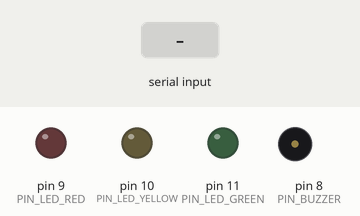
A sketch run on a simulated Arduino Uno, built with avr-gcc and run on an emulated ATmega328P. On the bench: output pins drawn as LEDs (lit = HIGH), buzzer (waves = sounding, pin HIGH). The inputs (shaded band) are chosen by the test bench. What the sketch prints to the serial monitor is not drawn.

Above: at 2.2 s.
2.3 s: "low,0.12,0.05\n" received over Serial
At 3.2 s:
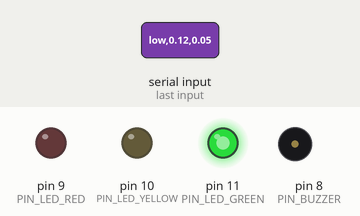
3.8 s: "medium,0.48,0.10\n" received over Serial
At 4.6 s:
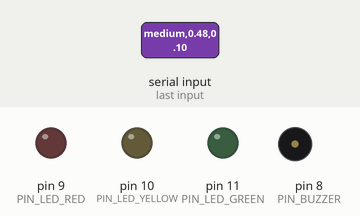
6.8 s: "high,0.82,0.90\n" received over Serial
At 6.89 s:
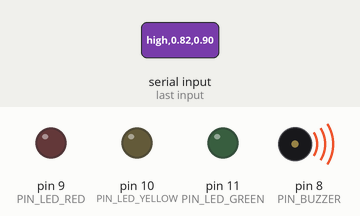
9.8 s: "medium,1\n" received over Serial
12.8 s: "medium,150\n" received over Serial
Timing chart, 0 to 15.8 s (numbered marks = the images above; inputs shaded):
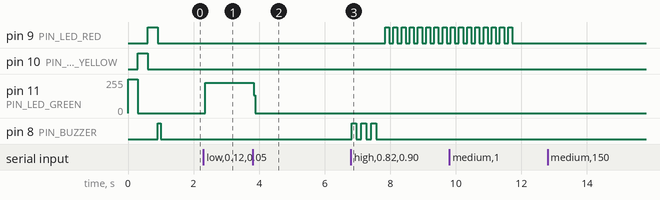

Measured:
- after the input at 2.3 s, pin 11 (PIN_LED_GREEN): 0/255 → 226/255 after 0.06 s
- after the input at 3.8 s, pin 11 (PIN_LED_GREEN): 226/255 → 0/255 at once
- after the input at 6.8 s, pin 9 (PIN_LED_RED): alternates HIGH for 0.12 s and LOW for 0.12 s, starting after 1.0 s; pin 8 (PIN_BUZZER): alternates HIGH for 0.15 s and LOW for 0.15 s, 6 changes in all, then stays LOW, starting at once

The sketch:

wellsense_led_traffic_light.ino
```cpp
/*
 * ============================================================
 *  WellSense AIoT — LED Traffic Light System
 *  Board   : Arduino UNO Q (หรือ Uno R4 WiFi/Minima)
 *  Purpose : รับ risk_level จาก Host PC ผ่าน Serial
 *            แล้วแสดงสัญญาณไฟจราจร 3 สี
 *
 *  WIRING (ต่อสายดังนี้):
 *    Pin 9  → Resistor 220Ω → LED แดง   → GND
 *    Pin 10 → Resistor 220Ω → LED เหลือง → GND
 *    Pin 11 → Resistor 220Ω → LED เขียว  → GND
 *    Pin 8  → Buzzer (+)                  → GND  [optional]
 *
 *  SERIAL PROTOCOL (Host PC → UNO Q):
 *    FORMAT: <risk_level>,<risk_score>,<impact_event>\n
 *    ตัวอย่าง:
 *      "low,0.12,0.05\n"     → ไฟเขียว
 *      "medium,0.48,0.10\n"  → ไฟเหลืองกะพริบช้า
 *      "high,0.82,0.50\n"    → ไฟแดงกะพริบเร็ว
 *      "high,0.91,0.98\n"    → ไฟแดง + Buzzer (impact event)
 *
 *  RISK LEVEL ที่ Host PC ต้องส่งมา:
 *    "low"    → risk_score < 0.35
 *    "medium" → 0.35 ≤ risk_score < 0.65
 *    "high"   → risk_score ≥ 0.65
 * ============================================================
 */

// ─── Pin Definitions ───────────────────────────────────────
#define PIN_LED_RED     9
#define PIN_LED_YELLOW  10
#define PIN_LED_GREEN   11
#define PIN_BUZZER      8   // ถ้าไม่มี Buzzer ให้ comment บรรทัดที่ใช้ BUZZER ออก

// ─── Timing Constants ─────────────────────────────────────
#define BLINK_SLOW_MS     500   // เหลือง: กะพริบทุก 500ms (1 Hz)
#define BLINK_FAST_MS     125   // แดง   : กะพริบทุก 125ms (4 Hz)
#define IMPACT_DURATION_MS 5000 // ไฟแดงบังคับ 5 วินาทีเมื่อ impact สูง
#define BUZZER_BEEP_MS    150   // ความยาว beep ของ buzzer
#define SERIAL_TIMEOUT_MS 3000  // ถ้าไม่ได้รับข้อมูลนาน 3 วิ → ไฟเหลือง warning

// ─── Risk Level Enum ──────────────────────────────────────
enum RiskLevel {
  RISK_UNKNOWN = -1,
  RISK_LOW     = 0,   // 🟢 เขียว
  RISK_MEDIUM  = 1,   // 🟡 เหลือง
  RISK_HIGH    = 2    // 🔴 แดง
};

// ─── Global State ─────────────────────────────────────────
RiskLevel currentRisk     = RISK_UNKNOWN;
float     currentScore    = 0.0;
float     impactEvent     = 0.0;
bool      impactOverride  = false;       // บังคับไฟแดงชั่วคราว
unsigned long impactStartMs = 0;
unsigned long lastSerialMs  = 0;
unsigned long lastBlinkMs   = 0;
bool          ledState       = false;    // สถานะ LED ปัจจุบัน (สำหรับ blink)
String        serialBuffer   = "";

// ─── Setup ────────────────────────────────────────────────
void setup() {
  Serial.begin(9600);

  pinMode(PIN_LED_RED,    OUTPUT);
  pinMode(PIN_LED_YELLOW, OUTPUT);
  pinMode(PIN_LED_GREEN,  OUTPUT);
  pinMode(PIN_BUZZER,     OUTPUT);

  // ทดสอบไฟตอนเริ่ม (startup sequence)
  startupSequence();

  lastSerialMs = millis();
  Serial.println("[WellSense] LED Traffic Light ready. Waiting for data...");
}

// ─── Main Loop ────────────────────────────────────────────
void loop() {
  // 1. อ่านข้อมูลจาก Serial (non-blocking)
  readSerialData();

  // 2. เช็ค impact override หมดเวลาหรือยัง
  if (impactOverride && (millis() - impactStartMs >= IMPACT_DURATION_MS)) {
    impactOverride = false;
    Serial.println("[WellSense] Impact override ended.");
  }

  // 3. เช็ค timeout (ถ้าไม่มีข้อมูลนาน → warning)
  if (millis() - lastSerialMs >= SERIAL_TIMEOUT_MS) {
    // ไม่มีข้อมูลนานเกินไป → แสดงไฟเหลืองเตือน
    blinkLED(PIN_LED_YELLOW, BLINK_SLOW_MS);
    allLedsOff();
    return;
  }

  // 4. แสดงไฟตาม risk level ปัจจุบัน
  updateLedDisplay();
}

// ─── Read Serial (Non-blocking) ───────────────────────────
void readSerialData() {
  while (Serial.available() > 0) {
    char c = (char)Serial.read();
    if (c == '\n') {
      // ได้รับ 1 บรรทัดครบแล้ว → parse
      serialBuffer.trim();
      if (serialBuffer.length() > 0) {
        parseMessage(serialBuffer);
        lastSerialMs = millis();
      }
      serialBuffer = "";
    } else {
      serialBuffer += c;
    }
  }
}

// ─── Parse Message ─────────────────────────────────────────
// FORMAT: "low,0.12,0.05"  หรือ  "medium,0.48,0.10"  หรือ  "high,0.82,0.90"
void parseMessage(String msg) {
  // แยก field ด้วย comma
  int firstComma  = msg.indexOf(',');
  int secondComma = msg.indexOf(',', firstComma + 1);

  if (firstComma < 0) {
    Serial.println("[WellSense] ERROR: Invalid format. Expected: risk_level,score,impact");
    return;
  }

  String levelStr = msg.substring(0, firstComma);
  levelStr.trim();
  levelStr.toLowerCase();

  // Parse risk level
  if (levelStr == "low") {
    currentRisk = RISK_LOW;
  } else if (levelStr == "medium") {
    currentRisk = RISK_MEDIUM;
  } else if (levelStr == "high") {
    currentRisk = RISK_HIGH;
  } else {
    Serial.print("[WellSense] ERROR: Unknown risk level: ");
    Serial.println(levelStr);
    return;
  }

  // Parse risk score (optional)
  if (secondComma > firstComma) {
    String scoreStr  = msg.substring(firstComma + 1, secondComma);
    String impactStr = msg.substring(secondComma + 1);
    currentScore = scoreStr.toFloat();
    impactEvent  = impactStr.toFloat();

    // ตรวจ impact override
    if (impactEvent >= 0.8 || currentScore >= 0.90) {
      triggerImpactAlert();
    }
  }

  // Debug log
  Serial.print("[WellSense] RISK=");
  Serial.print(levelStr);
  Serial.print(" | SCORE=");
  Serial.print(currentScore, 3);
  Serial.print(" | IMPACT=");
  Serial.println(impactEvent, 3);
}

// ─── Update LED Display ───────────────────────────────────
void updateLedDisplay() {
  // Impact override บังคับไฟแดงกะพริบเร็ว
  if (impactOverride) {
    blinkLED(PIN_LED_RED, BLINK_FAST_MS);
    return;
  }

  switch (currentRisk) {
    case RISK_LOW:
      // 🟢 เขียว: ติดค้าง ปลอดภัย
      allLedsOff();
      digitalWrite(PIN_LED_GREEN, HIGH);
      break;

    case RISK_MEDIUM:
      // 🟡 เหลือง: กะพริบช้า — เฝ้าระวัง
      allLedsOff();
      blinkLED(PIN_LED_YELLOW, BLINK_SLOW_MS);
      break;

    case RISK_HIGH:
      // 🔴 แดง: กะพริบเร็ว — อันตราย
      allLedsOff();
      blinkLED(PIN_LED_RED, BLINK_FAST_MS);
      break;

    case RISK_UNKNOWN:
    default:
      // ยังไม่รู้ risk → เหลืองกะพริบช้า (standby warning)
      allLedsOff();
      blinkLED(PIN_LED_YELLOW, BLINK_SLOW_MS);
      break;
  }
}

// ─── Blink Helper (Non-blocking) ─────────────────────────
// เรียกซ้ำใน loop() — ไม่ใช้ delay()
void blinkLED(int pin, unsigned long intervalMs) {
  unsigned long now = millis();
  if (now - lastBlinkMs >= intervalMs) {
    lastBlinkMs = now;
    ledState = !ledState;
    digitalWrite(pin, ledState ? HIGH : LOW);
  }
}

// ─── All LEDs Off ─────────────────────────────────────────
void allLedsOff() {
  digitalWrite(PIN_LED_RED,    LOW);
  digitalWrite(PIN_LED_YELLOW, LOW);
  digitalWrite(PIN_LED_GREEN,  LOW);
  // หมายเหตุ: อย่า digitalWrite BUZZER ที่นี่ — จัดการแยกต่างหาก
}

// ─── Impact Alert ─────────────────────────────────────────
// เรียกเมื่อตรวจพบ impact สูง (ล้มฉับพลัน)
void triggerImpactAlert() {
  if (!impactOverride) {
    impactOverride = true;
    impactStartMs  = millis();
    Serial.println("[WellSense] ⚠️ IMPACT DETECTED — Override RED for 5 seconds!");

    // Buzzer alert: 3 beep สั้น
    for (int i = 0; i < 3; i++) {
      digitalWrite(PIN_BUZZER, HIGH);
      delay(BUZZER_BEEP_MS);
      digitalWrite(PIN_BUZZER, LOW);
      delay(BUZZER_BEEP_MS);
    }

    // บังคับไฟแดงทันที
    allLedsOff();
    digitalWrite(PIN_LED_RED, HIGH);
  }
}

// ─── Startup Sequence (ทดสอบไฟทุกดวง) ──────────────────
void startupSequence() {
  Serial.println("[WellSense] Startup LED test...");

  // เขียว 300ms
  digitalWrite(PIN_LED_GREEN, HIGH);
  delay(300);
  digitalWrite(PIN_LED_GREEN, LOW);

  // เหลือง 300ms
  digitalWrite(PIN_LED_YELLOW, HIGH);
  delay(300);
  digitalWrite(PIN_LED_YELLOW, LOW);

  // แดง 300ms
  digitalWrite(PIN_LED_RED, HIGH);
  delay(300);
  digitalWrite(PIN_LED_RED, LOW);

  // buzzer beep 1 ครั้ง
  digitalWrite(PIN_BUZZER, HIGH);
  delay(100);
  digitalWrite(PIN_BUZZER, LOW);

  Serial.println("[WellSense] Startup complete.");
}
```
